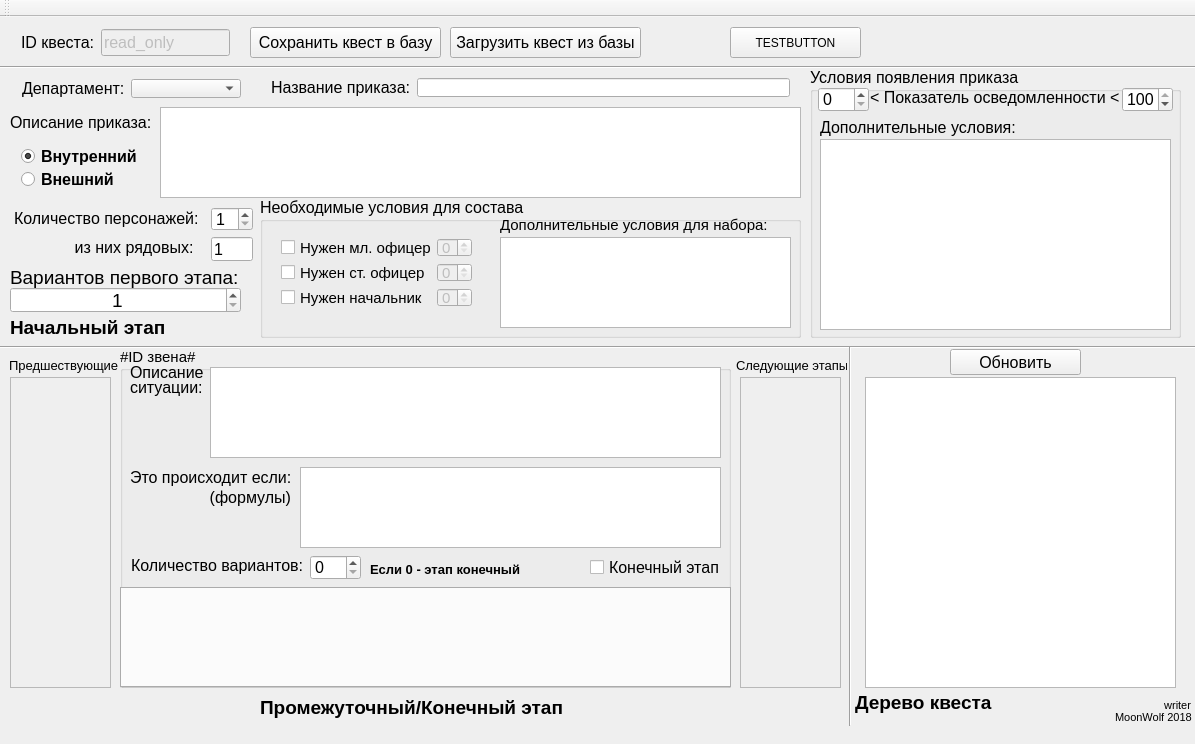
<?xml version="1.0" encoding="UTF-8"?>
<ui version="4.0">
 <class>MainWindow</class>
 <widget class="QMainWindow" name="MainWindow">
  <property name="geometry">
   <rect>
    <x>0</x>
    <y>0</y>
    <width>1195</width>
    <height>744</height>
   </rect>
  </property>
  <property name="windowTitle">
   <string>MainWindow</string>
  </property>
  <widget class="QWidget" name="centralWidget">
   <widget class="QGroupBox" name="NodeID">
    <property name="geometry">
     <rect>
      <x>120</x>
      <y>330</y>
      <width>611</width>
      <height>341</height>
     </rect>
    </property>
    <property name="font">
     <font>
      <pointsize>11</pointsize>
     </font>
    </property>
    <property name="title">
     <string>#ID звена#</string>
    </property>
    <widget class="QTextEdit" name="NodeFormulas">
     <property name="geometry">
      <rect>
       <x>180</x>
       <y>120</y>
       <width>421</width>
       <height>81</height>
      </rect>
     </property>
     <property name="font">
      <font>
       <pointsize>10</pointsize>
       <weight>75</weight>
       <bold>true</bold>
      </font>
     </property>
     <property name="html">
      <string>&lt;!DOCTYPE HTML PUBLIC &quot;-//W3C//DTD HTML 4.0//EN&quot; &quot;http://www.w3.org/TR/REC-html40/strict.dtd&quot;&gt;
&lt;html&gt;&lt;head&gt;&lt;meta name=&quot;qrichtext&quot; content=&quot;1&quot; /&gt;&lt;style type=&quot;text/css&quot;&gt;
p, li { white-space: pre-wrap; }
&lt;/style&gt;&lt;/head&gt;&lt;body style=&quot; font-family:'MS Shell Dlg 2'; font-size:10pt; font-weight:600; font-style:normal;&quot;&gt;
&lt;p style=&quot;-qt-paragraph-type:empty; margin-top:0px; margin-bottom:0px; margin-left:0px; margin-right:0px; -qt-block-indent:0; text-indent:0px;&quot;&gt;&lt;br /&gt;&lt;/p&gt;&lt;/body&gt;&lt;/html&gt;</string>
     </property>
    </widget>
    <widget class="QLabel" name="label_18">
     <property name="geometry">
      <rect>
       <x>10</x>
       <y>140</y>
       <width>161</width>
       <height>20</height>
      </rect>
     </property>
     <property name="font">
      <font>
       <pointsize>12</pointsize>
      </font>
     </property>
     <property name="text">
      <string>(формулы)</string>
     </property>
     <property name="alignment">
      <set>Qt::AlignRight|Qt::AlignTrailing|Qt::AlignVCenter</set>
     </property>
    </widget>
    <widget class="QLabel" name="label_9">
     <property name="geometry">
      <rect>
       <x>10</x>
       <y>120</y>
       <width>161</width>
       <height>21</height>
      </rect>
     </property>
     <property name="font">
      <font>
       <pointsize>12</pointsize>
      </font>
     </property>
     <property name="text">
      <string>Это происходит если:</string>
     </property>
    </widget>
    <widget class="QTabWidget" name="TabVariant">
     <property name="geometry">
      <rect>
       <x>0</x>
       <y>240</y>
       <width>611</width>
       <height>101</height>
      </rect>
     </property>
     <property name="tabShape">
      <enum>QTabWidget::Rounded</enum>
     </property>
     <property name="currentIndex">
      <number>-1</number>
     </property>
     <property name="movable">
      <bool>true</bool>
     </property>
    </widget>
    <widget class="QLabel" name="label_12">
     <property name="geometry">
      <rect>
       <x>10</x>
       <y>10</y>
       <width>81</width>
       <height>31</height>
      </rect>
     </property>
     <property name="font">
      <font>
       <pointsize>12</pointsize>
      </font>
     </property>
     <property name="text">
      <string>Описание</string>
     </property>
    </widget>
    <widget class="QTextEdit" name="NodeDescription">
     <property name="geometry">
      <rect>
       <x>90</x>
       <y>20</y>
       <width>511</width>
       <height>91</height>
      </rect>
     </property>
     <property name="font">
      <font>
       <pointsize>12</pointsize>
      </font>
     </property>
     <property name="html">
      <string>&lt;!DOCTYPE HTML PUBLIC &quot;-//W3C//DTD HTML 4.0//EN&quot; &quot;http://www.w3.org/TR/REC-html40/strict.dtd&quot;&gt;
&lt;html&gt;&lt;head&gt;&lt;meta name=&quot;qrichtext&quot; content=&quot;1&quot; /&gt;&lt;style type=&quot;text/css&quot;&gt;
p, li { white-space: pre-wrap; }
&lt;/style&gt;&lt;/head&gt;&lt;body style=&quot; font-family:'MS Shell Dlg 2'; font-size:12pt; font-weight:400; font-style:normal;&quot;&gt;
&lt;p style=&quot;-qt-paragraph-type:empty; margin-top:0px; margin-bottom:0px; margin-left:0px; margin-right:0px; -qt-block-indent:0; text-indent:0px;&quot;&gt;&lt;br /&gt;&lt;/p&gt;&lt;/body&gt;&lt;/html&gt;</string>
     </property>
    </widget>
    <widget class="QLabel" name="label_16">
     <property name="geometry">
      <rect>
       <x>10</x>
       <y>30</y>
       <width>71</width>
       <height>21</height>
      </rect>
     </property>
     <property name="font">
      <font>
       <pointsize>12</pointsize>
      </font>
     </property>
     <property name="text">
      <string>ситуации:</string>
     </property>
    </widget>
    <widget class="QLabel" name="label_17">
     <property name="geometry">
      <rect>
       <x>250</x>
       <y>210</y>
       <width>171</width>
       <height>25</height>
      </rect>
     </property>
     <property name="font">
      <font>
       <pointsize>10</pointsize>
       <weight>75</weight>
       <bold>true</bold>
      </font>
     </property>
     <property name="text">
      <string>Если 0 - этап конечный</string>
     </property>
    </widget>
    <widget class="QCheckBox" name="checkBox">
     <property name="geometry">
      <rect>
       <x>470</x>
       <y>210</y>
       <width>131</width>
       <height>21</height>
      </rect>
     </property>
     <property name="font">
      <font>
       <pointsize>12</pointsize>
      </font>
     </property>
     <property name="text">
      <string>Конечный этап </string>
     </property>
    </widget>
    <widget class="QSpinBox" name="AmountOfSelectableVariants">
     <property name="geometry">
      <rect>
       <x>190</x>
       <y>208</y>
       <width>51</width>
       <height>25</height>
      </rect>
     </property>
     <property name="font">
      <font>
       <pointsize>12</pointsize>
      </font>
     </property>
     <property name="minimum">
      <number>0</number>
     </property>
     <property name="maximum">
      <number>8</number>
     </property>
    </widget>
    <widget class="QLabel" name="label_22">
     <property name="geometry">
      <rect>
       <x>11</x>
       <y>208</y>
       <width>181</width>
       <height>21</height>
      </rect>
     </property>
     <property name="font">
      <font>
       <pointsize>12</pointsize>
      </font>
     </property>
     <property name="text">
      <string>Количество вариантов:</string>
     </property>
    </widget>
   </widget>
   <widget class="QLabel" name="label_23">
    <property name="geometry">
     <rect>
      <x>10</x>
      <y>250</y>
      <width>231</width>
      <height>21</height>
     </rect>
    </property>
    <property name="font">
     <font>
      <pointsize>14</pointsize>
      <weight>50</weight>
      <bold>false</bold>
     </font>
    </property>
    <property name="text">
     <string>Вариантов первого этапа:</string>
    </property>
   </widget>
   <widget class="QWidget" name="layoutWidget_2">
    <property name="geometry">
     <rect>
      <x>10</x>
      <y>0</y>
      <width>231</width>
      <height>51</height>
     </rect>
    </property>
    <layout class="QHBoxLayout" name="horizontalLayout_4">
     <item>
      <widget class="QLabel" name="label_5">
       <property name="font">
        <font>
         <pointsize>12</pointsize>
        </font>
       </property>
       <property name="text">
        <string>ID квеста:</string>
       </property>
      </widget>
     </item>
     <item>
      <widget class="QLineEdit" name="IDQuest">
       <property name="enabled">
        <bool>false</bool>
       </property>
       <property name="font">
        <font>
         <pointsize>12</pointsize>
        </font>
       </property>
       <property name="text">
        <string>read_only</string>
       </property>
       <property name="readOnly">
        <bool>true</bool>
       </property>
      </widget>
     </item>
    </layout>
   </widget>
   <widget class="QScrollArea" name="scrollAreaPrev">
    <property name="geometry">
     <rect>
      <x>10</x>
      <y>360</y>
      <width>101</width>
      <height>311</height>
     </rect>
    </property>
    <property name="widgetResizable">
     <bool>true</bool>
    </property>
    <widget class="QWidget" name="scrollContents">
     <property name="geometry">
      <rect>
       <x>0</x>
       <y>0</y>
       <width>99</width>
       <height>309</height>
      </rect>
     </property>
    </widget>
   </widget>
   <widget class="QLabel" name="label_3">
    <property name="geometry">
     <rect>
      <x>10</x>
      <y>95</y>
      <width>151</width>
      <height>21</height>
     </rect>
    </property>
    <property name="font">
     <font>
      <pointsize>12</pointsize>
     </font>
    </property>
    <property name="text">
     <string>Описание приказа:</string>
    </property>
   </widget>
   <widget class="QScrollArea" name="scrollAreaNext">
    <property name="geometry">
     <rect>
      <x>740</x>
      <y>360</y>
      <width>101</width>
      <height>311</height>
     </rect>
    </property>
    <property name="widgetResizable">
     <bool>true</bool>
    </property>
    <widget class="QWidget" name="scrollContents_2">
     <property name="geometry">
      <rect>
       <x>0</x>
       <y>0</y>
       <width>99</width>
       <height>309</height>
      </rect>
     </property>
    </widget>
   </widget>
   <widget class="QPushButton" name="LoadQuest">
    <property name="geometry">
     <rect>
      <x>450</x>
      <y>10</y>
      <width>191</width>
      <height>31</height>
     </rect>
    </property>
    <property name="font">
     <font>
      <pointsize>12</pointsize>
     </font>
    </property>
    <property name="text">
     <string>Загрузить квест из базы</string>
    </property>
   </widget>
   <widget class="QLabel" name="label_10">
    <property name="geometry">
     <rect>
      <x>260</x>
      <y>680</y>
      <width>331</width>
      <height>21</height>
     </rect>
    </property>
    <property name="font">
     <font>
      <pointsize>14</pointsize>
      <weight>75</weight>
      <bold>true</bold>
     </font>
    </property>
    <property name="text">
     <string>Промежуточный/Конечный этап</string>
    </property>
   </widget>
   <widget class="QSpinBox" name="AmountOfFirstNodes">
    <property name="geometry">
     <rect>
      <x>10</x>
      <y>270</y>
      <width>231</width>
      <height>26</height>
     </rect>
    </property>
    <property name="font">
     <font>
      <pointsize>14</pointsize>
      <weight>50</weight>
      <bold>false</bold>
     </font>
    </property>
    <property name="layoutDirection">
     <enum>Qt::LeftToRight</enum>
    </property>
    <property name="alignment">
     <set>Qt::AlignCenter</set>
    </property>
    <property name="minimum">
     <number>1</number>
    </property>
    <property name="maximum">
     <number>8</number>
    </property>
   </widget>
   <widget class="QWidget" name="layoutWidget_3">
    <property name="geometry">
     <rect>
      <x>260</x>
      <y>50</y>
      <width>541</width>
      <height>41</height>
     </rect>
    </property>
    <layout class="QHBoxLayout" name="horizontalLayout_2">
     <item>
      <widget class="QLabel" name="label_2">
       <property name="font">
        <font>
         <pointsize>12</pointsize>
        </font>
       </property>
       <property name="text">
        <string>Название приказа:</string>
       </property>
      </widget>
     </item>
     <item>
      <widget class="QLineEdit" name="OrderName">
       <property name="font">
        <font>
         <pointsize>14</pointsize>
         <weight>75</weight>
         <italic>true</italic>
         <bold>true</bold>
        </font>
       </property>
      </widget>
     </item>
    </layout>
   </widget>
   <widget class="QLabel" name="label_6">
    <property name="geometry">
     <rect>
      <x>10</x>
      <y>300</y>
      <width>171</width>
      <height>21</height>
     </rect>
    </property>
    <property name="font">
     <font>
      <pointsize>14</pointsize>
      <weight>75</weight>
      <bold>true</bold>
     </font>
    </property>
    <property name="text">
     <string>Начальный этап</string>
    </property>
   </widget>
   <widget class="QLabel" name="label_11">
    <property name="geometry">
     <rect>
      <x>855</x>
      <y>670</y>
      <width>151</width>
      <height>31</height>
     </rect>
    </property>
    <property name="font">
     <font>
      <pointsize>14</pointsize>
      <weight>75</weight>
      <bold>true</bold>
     </font>
    </property>
    <property name="text">
     <string>Дерево квеста</string>
    </property>
   </widget>
   <widget class="Line" name="line_3">
    <property name="geometry">
     <rect>
      <x>0</x>
      <y>320</y>
      <width>1261</width>
      <height>21</height>
     </rect>
    </property>
    <property name="orientation">
     <enum>Qt::Horizontal</enum>
    </property>
   </widget>
   <widget class="Line" name="line">
    <property name="geometry">
     <rect>
      <x>0</x>
      <y>40</y>
      <width>1321</width>
      <height>20</height>
     </rect>
    </property>
    <property name="orientation">
     <enum>Qt::Horizontal</enum>
    </property>
   </widget>
   <widget class="QGraphicsView" name="graphicsView">
    <property name="geometry">
     <rect>
      <x>865</x>
      <y>360</y>
      <width>311</width>
      <height>311</height>
     </rect>
    </property>
   </widget>
   <widget class="QGroupBox" name="groupBox_5">
    <property name="geometry">
     <rect>
      <x>810</x>
      <y>50</y>
      <width>371</width>
      <height>271</height>
     </rect>
    </property>
    <property name="font">
     <font>
      <pointsize>12</pointsize>
     </font>
    </property>
    <property name="title">
     <string>Условия появления приказа</string>
    </property>
    <widget class="QLabel" name="label_15">
     <property name="geometry">
      <rect>
       <x>10</x>
       <y>50</y>
       <width>211</width>
       <height>21</height>
      </rect>
     </property>
     <property name="font">
      <font>
       <pointsize>12</pointsize>
      </font>
     </property>
     <property name="text">
      <string>Дополнительные условия:</string>
     </property>
    </widget>
    <widget class="QTextEdit" name="AdditionalConditions">
     <property name="geometry">
      <rect>
       <x>10</x>
       <y>72</y>
       <width>351</width>
       <height>191</height>
      </rect>
     </property>
     <property name="font">
      <font>
       <pointsize>12</pointsize>
       <weight>75</weight>
       <italic>false</italic>
       <bold>true</bold>
      </font>
     </property>
     <property name="html">
      <string>&lt;!DOCTYPE HTML PUBLIC &quot;-//W3C//DTD HTML 4.0//EN&quot; &quot;http://www.w3.org/TR/REC-html40/strict.dtd&quot;&gt;
&lt;html&gt;&lt;head&gt;&lt;meta name=&quot;qrichtext&quot; content=&quot;1&quot; /&gt;&lt;style type=&quot;text/css&quot;&gt;
p, li { white-space: pre-wrap; }
&lt;/style&gt;&lt;/head&gt;&lt;body style=&quot; font-family:'MS Shell Dlg 2'; font-size:12pt; font-weight:600; font-style:normal;&quot;&gt;
&lt;p style=&quot;-qt-paragraph-type:empty; margin-top:0px; margin-bottom:0px; margin-left:0px; margin-right:0px; -qt-block-indent:0; text-indent:0px; font-size:10pt; font-weight:400;&quot;&gt;&lt;br /&gt;&lt;/p&gt;&lt;/body&gt;&lt;/html&gt;</string>
     </property>
    </widget>
    <widget class="QLabel" name="label_14">
     <property name="geometry">
      <rect>
       <x>60</x>
       <y>20</y>
       <width>251</width>
       <height>21</height>
      </rect>
     </property>
     <property name="font">
      <font>
       <pointsize>12</pointsize>
      </font>
     </property>
     <property name="text">
      <string>&lt; Показатель осведомленности &lt;</string>
     </property>
    </widget>
    <widget class="QSpinBox" name="POleft">
     <property name="geometry">
      <rect>
       <x>8</x>
       <y>20</y>
       <width>51</width>
       <height>25</height>
      </rect>
     </property>
     <property name="maximum">
      <number>100</number>
     </property>
     <property name="value">
      <number>0</number>
     </property>
    </widget>
    <widget class="QSpinBox" name="POright">
     <property name="geometry">
      <rect>
       <x>312</x>
       <y>20</y>
       <width>51</width>
       <height>25</height>
      </rect>
     </property>
     <property name="maximum">
      <number>100</number>
     </property>
     <property name="value">
      <number>100</number>
     </property>
    </widget>
   </widget>
   <widget class="QTextEdit" name="OrderDescription">
    <property name="geometry">
     <rect>
      <x>160</x>
      <y>90</y>
      <width>641</width>
      <height>91</height>
     </rect>
    </property>
    <property name="font">
     <font>
      <pointsize>12</pointsize>
     </font>
    </property>
    <property name="html">
     <string>&lt;!DOCTYPE HTML PUBLIC &quot;-//W3C//DTD HTML 4.0//EN&quot; &quot;http://www.w3.org/TR/REC-html40/strict.dtd&quot;&gt;
&lt;html&gt;&lt;head&gt;&lt;meta name=&quot;qrichtext&quot; content=&quot;1&quot; /&gt;&lt;style type=&quot;text/css&quot;&gt;
p, li { white-space: pre-wrap; }
&lt;/style&gt;&lt;/head&gt;&lt;body style=&quot; font-family:'MS Shell Dlg 2'; font-size:12pt; font-weight:400; font-style:normal;&quot;&gt;
&lt;p style=&quot;-qt-paragraph-type:empty; margin-top:0px; margin-bottom:0px; margin-left:0px; margin-right:0px; -qt-block-indent:0; text-indent:0px;&quot;&gt;&lt;br /&gt;&lt;/p&gt;&lt;/body&gt;&lt;/html&gt;</string>
    </property>
   </widget>
   <widget class="QGroupBox" name="groupBox_3">
    <property name="geometry">
     <rect>
      <x>260</x>
      <y>180</y>
      <width>541</width>
      <height>141</height>
     </rect>
    </property>
    <property name="font">
     <font>
      <pointsize>12</pointsize>
     </font>
    </property>
    <property name="title">
     <string>Необходимые условия для состава</string>
    </property>
    <widget class="QLabel" name="label_8">
     <property name="geometry">
      <rect>
       <x>240</x>
       <y>20</y>
       <width>271</width>
       <height>16</height>
      </rect>
     </property>
     <property name="font">
      <font>
       <pointsize>11</pointsize>
      </font>
     </property>
     <property name="text">
      <string>Дополнительные условия для набора:</string>
     </property>
    </widget>
    <widget class="QTextEdit" name="AdditionalconditionsForStaff">
     <property name="geometry">
      <rect>
       <x>240</x>
       <y>40</y>
       <width>291</width>
       <height>91</height>
      </rect>
     </property>
     <property name="font">
      <font>
       <pointsize>10</pointsize>
       <weight>75</weight>
       <bold>true</bold>
      </font>
     </property>
    </widget>
    <widget class="QWidget" name="layoutWidget_5">
     <property name="geometry">
      <rect>
       <x>10</x>
       <y>30</y>
       <width>213</width>
       <height>91</height>
      </rect>
     </property>
     <layout class="QFormLayout" name="formLayout_2">
      <item row="0" column="0">
       <widget class="QCheckBox" name="needMOfficer">
        <property name="font">
         <font>
          <pointsize>11</pointsize>
         </font>
        </property>
        <property name="text">
         <string>Нужен мл. офицер</string>
        </property>
       </widget>
      </item>
      <item row="0" column="1">
       <widget class="QSpinBox" name="spinBoxMOfficer">
        <property name="enabled">
         <bool>false</bool>
        </property>
        <property name="font">
         <font>
          <pointsize>11</pointsize>
         </font>
        </property>
        <property name="minimum">
         <number>0</number>
        </property>
        <property name="maximum">
         <number>6</number>
        </property>
        <property name="value">
         <number>0</number>
        </property>
       </widget>
      </item>
      <item row="1" column="0">
       <widget class="QCheckBox" name="needSOfficer">
        <property name="font">
         <font>
          <pointsize>11</pointsize>
         </font>
        </property>
        <property name="text">
         <string>Нужен ст. офицер</string>
        </property>
       </widget>
      </item>
      <item row="1" column="1">
       <widget class="QSpinBox" name="spinBoxSOfficer">
        <property name="enabled">
         <bool>false</bool>
        </property>
        <property name="font">
         <font>
          <pointsize>11</pointsize>
         </font>
        </property>
        <property name="minimum">
         <number>0</number>
        </property>
        <property name="maximum">
         <number>3</number>
        </property>
        <property name="value">
         <number>0</number>
        </property>
       </widget>
      </item>
      <item row="2" column="0">
       <widget class="QCheckBox" name="needBoss">
        <property name="font">
         <font>
          <pointsize>11</pointsize>
         </font>
        </property>
        <property name="text">
         <string>Нужен начальник</string>
        </property>
       </widget>
      </item>
      <item row="2" column="1">
       <widget class="QSpinBox" name="spinBoxBoss">
        <property name="enabled">
         <bool>false</bool>
        </property>
        <property name="font">
         <font>
          <pointsize>11</pointsize>
         </font>
        </property>
        <property name="minimum">
         <number>0</number>
        </property>
        <property name="maximum">
         <number>1</number>
        </property>
        <property name="value">
         <number>0</number>
        </property>
       </widget>
      </item>
     </layout>
    </widget>
   </widget>
   <widget class="QLabel" name="label_20">
    <property name="geometry">
     <rect>
      <x>9</x>
      <y>340</y>
      <width>111</width>
      <height>16</height>
     </rect>
    </property>
    <property name="font">
     <font>
      <pointsize>10</pointsize>
     </font>
    </property>
    <property name="text">
     <string>Предшествующие</string>
    </property>
   </widget>
   <widget class="QLabel" name="label_24">
    <property name="geometry">
     <rect>
      <x>1115</x>
      <y>690</y>
      <width>81</width>
      <height>20</height>
     </rect>
    </property>
    <property name="font">
     <font>
      <pointsize>8</pointsize>
     </font>
    </property>
    <property name="text">
     <string>MoonWolf 2018</string>
    </property>
   </widget>
   <widget class="QLabel" name="label_21">
    <property name="geometry">
     <rect>
      <x>736</x>
      <y>340</y>
      <width>111</width>
      <height>16</height>
     </rect>
    </property>
    <property name="font">
     <font>
      <pointsize>10</pointsize>
     </font>
    </property>
    <property name="text">
     <string>Следующие этапы</string>
    </property>
   </widget>
   <widget class="QPushButton" name="SaveQuest">
    <property name="geometry">
     <rect>
      <x>250</x>
      <y>10</y>
      <width>191</width>
      <height>31</height>
     </rect>
    </property>
    <property name="font">
     <font>
      <pointsize>12</pointsize>
     </font>
    </property>
    <property name="text">
     <string>Сохранить квест в базу</string>
    </property>
   </widget>
   <widget class="QPushButton" name="TESTBUTTON">
    <property name="geometry">
     <rect>
      <x>730</x>
      <y>10</y>
      <width>131</width>
      <height>31</height>
     </rect>
    </property>
    <property name="text">
     <string>TESTBUTTON</string>
    </property>
   </widget>
   <widget class="Line" name="line_4">
    <property name="geometry">
     <rect>
      <x>840</x>
      <y>329</y>
      <width>20</width>
      <height>380</height>
     </rect>
    </property>
    <property name="orientation">
     <enum>Qt::Vertical</enum>
    </property>
   </widget>
   <widget class="QWidget" name="layoutWidget_7">
    <property name="geometry">
     <rect>
      <x>10</x>
      <y>120</y>
      <width>151</width>
      <height>61</height>
     </rect>
    </property>
    <layout class="QVBoxLayout" name="verticalLayout">
     <item>
      <widget class="QRadioButton" name="Inner">
       <property name="font">
        <font>
         <pointsize>12</pointsize>
         <weight>75</weight>
         <bold>true</bold>
        </font>
       </property>
       <property name="text">
        <string>Внутренний</string>
       </property>
       <property name="checked">
        <bool>true</bool>
       </property>
      </widget>
     </item>
     <item>
      <widget class="QRadioButton" name="InnerNot">
       <property name="font">
        <font>
         <pointsize>12</pointsize>
         <weight>75</weight>
         <bold>true</bold>
        </font>
       </property>
       <property name="text">
        <string>Внешний</string>
       </property>
      </widget>
     </item>
    </layout>
   </widget>
   <widget class="QLabel" name="writerlabel">
    <property name="geometry">
     <rect>
      <x>1130</x>
      <y>680</y>
      <width>61</width>
      <height>16</height>
     </rect>
    </property>
    <property name="font">
     <font>
      <pointsize>8</pointsize>
     </font>
    </property>
    <property name="layoutDirection">
     <enum>Qt::LeftToRight</enum>
    </property>
    <property name="text">
     <string>writer</string>
    </property>
    <property name="alignment">
     <set>Qt::AlignRight|Qt::AlignTrailing|Qt::AlignVCenter</set>
    </property>
   </widget>
   <widget class="QPushButton" name="UpdateButton">
    <property name="geometry">
     <rect>
      <x>950</x>
      <y>332</y>
      <width>131</width>
      <height>26</height>
     </rect>
    </property>
    <property name="font">
     <font>
      <pointsize>12</pointsize>
     </font>
    </property>
    <property name="text">
     <string>Обновить</string>
    </property>
   </widget>
   <widget class="QWidget" name="">
    <property name="geometry">
     <rect>
      <x>11</x>
      <y>51</y>
      <width>241</width>
      <height>41</height>
     </rect>
    </property>
    <layout class="QHBoxLayout" name="horizontalLayout">
     <item>
      <widget class="QLabel" name="label">
       <property name="font">
        <font>
         <pointsize>12</pointsize>
        </font>
       </property>
       <property name="text">
        <string>Департамент:</string>
       </property>
      </widget>
     </item>
     <item>
      <widget class="QComboBox" name="OrderDepartment">
       <property name="font">
        <font>
         <pointsize>12</pointsize>
        </font>
       </property>
       <item>
        <property name="text">
         <string/>
        </property>
       </item>
       <item>
        <property name="text">
         <string>Полиция</string>
        </property>
       </item>
       <item>
        <property name="text">
         <string>Церковь</string>
        </property>
       </item>
       <item>
        <property name="text">
         <string>Медицина</string>
        </property>
       </item>
       <item>
        <property name="text">
         <string>Аристократия</string>
        </property>
       </item>
       <item>
        <property name="text">
         <string>Культура</string>
        </property>
       </item>
      </widget>
     </item>
    </layout>
   </widget>
   <widget class="QLabel" name="label_4">
    <property name="geometry">
     <rect>
      <x>14</x>
      <y>192</y>
      <width>191</width>
      <height>19</height>
     </rect>
    </property>
    <property name="font">
     <font>
      <pointsize>12</pointsize>
     </font>
    </property>
    <property name="layoutDirection">
     <enum>Qt::LeftToRight</enum>
    </property>
    <property name="text">
     <string>Количество персонажей:</string>
    </property>
   </widget>
   <widget class="QLabel" name="label_7">
    <property name="geometry">
     <rect>
      <x>48</x>
      <y>210</y>
      <width>151</width>
      <height>41</height>
     </rect>
    </property>
    <property name="font">
     <font>
      <pointsize>12</pointsize>
     </font>
    </property>
    <property name="text">
     <string>      из них рядовых:</string>
    </property>
   </widget>
   <widget class="QSpinBox" name="spinBoxAmount">
    <property name="geometry">
     <rect>
      <x>211</x>
      <y>190</y>
      <width>42</width>
      <height>24</height>
     </rect>
    </property>
    <property name="font">
     <font>
      <pointsize>12</pointsize>
     </font>
    </property>
    <property name="minimum">
     <number>1</number>
    </property>
    <property name="maximum">
     <number>10</number>
    </property>
   </widget>
   <widget class="QLineEdit" name="OrdinaryAmount">
    <property name="enabled">
     <bool>true</bool>
    </property>
    <property name="geometry">
     <rect>
      <x>211</x>
      <y>220</y>
      <width>42</width>
      <height>24</height>
     </rect>
    </property>
    <property name="font">
     <font>
      <pointsize>12</pointsize>
     </font>
    </property>
    <property name="text">
     <string>1</string>
    </property>
    <property name="readOnly">
     <bool>true</bool>
    </property>
   </widget>
  </widget>
  <widget class="QMenuBar" name="menuBar">
   <property name="geometry">
    <rect>
     <x>0</x>
     <y>0</y>
     <width>1195</width>
     <height>21</height>
    </rect>
   </property>
  </widget>
  <widget class="QToolBar" name="mainToolBar">
   <attribute name="toolBarArea">
    <enum>TopToolBarArea</enum>
   </attribute>
   <attribute name="toolBarBreak">
    <bool>false</bool>
   </attribute>
  </widget>
 </widget>
 <layoutdefault spacing="6" margin="11"/>
 <resources/>
 <connections/>
</ui>
